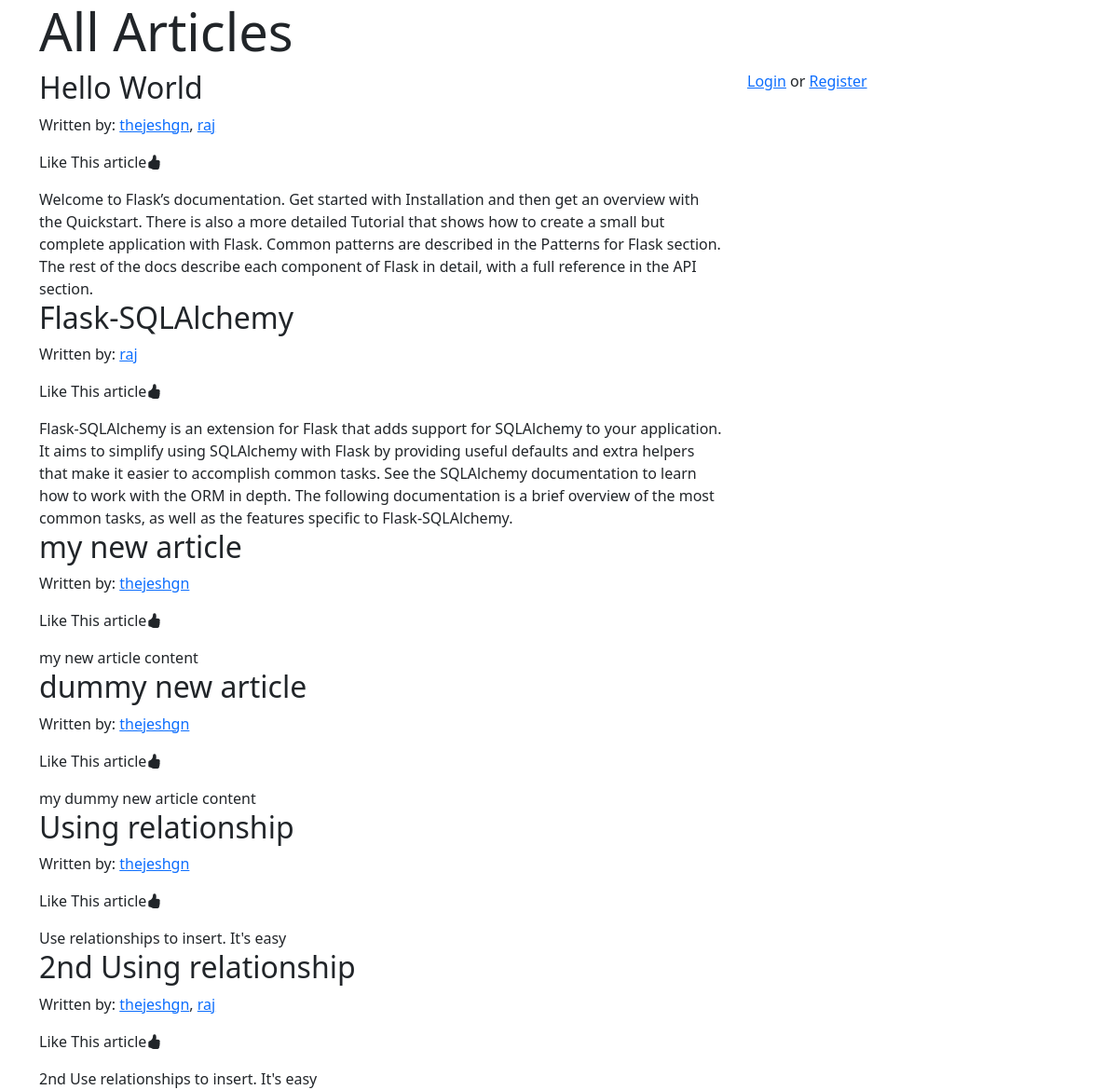
The page / on the database its author committed.
### application/models.py (models this page shows)
class Article(db.Model):
    __tablename__ = "article"
    article_id = db.Column(db.Integer, primary_key=True, autoincrement=True)
    title = db.Column(db.String)
    content = db.Column(db.String)
    authors = db.relationship("User", secondary="article_authors")

class User(db.Model, UserMixin):
    __tablename__ = "user"
    id = db.Column(db.Integer, autoincrement=True, primary_key=True)
    username = db.Column(db.String)
    email = db.Column(db.String, unique=True)
    password = db.Column(db.String(255))
    active = db.Column(db.Boolean())
    roles = db.relationship(
        "Role", secondary=roles_users, backref=db.backref("users", lazy="dynamic")
    )

### application/controllers.py (the view)
@app.route("/", methods=["GET", "POST"])
def articles():
    articles = Article.query.all()
    return render_template("articles.html", articles=articles)

### templates/articles.html (shortened to what this page needs)
<!DOCTYPE html>
<html>
    <head>
        <link rel="stylesheet" type="text/css" href="{{ url_for('static', filename='bootstrap/css/bootstrap.min.css') }}"/>
        <link rel="stylesheet" type="text/css" href="{{ url_for('static', filename='style.css') }}"/>
        <link rel="stylesheet" href="https://cdn.jsdelivr.net/npm/bootstrap-icons@1.6.1/font/bootstrap-icons.css">
    </head>
    <body>
        <div class="container">
            <div class="jumbotron">
                <h1 class="display-4">All Articles</h1>
            </div>
            <div class="row">
                <div class="col-md-8">
                    {% for article in articles %}
                        <div>
                            <h2>{{ article["title"]}}</h2>
                            <p>Written by:
                                {% for author in article["authors"] %}
                                    <a href='/articles_by/{{ author["username"] }}'>{{ author["username"] }}</a>{% if not loop.last %},{% endif %}
                                {% endfor %}
                            </p>
                            <p>Like This article<i data-article_id="{{article["article_id"]}}" class="bi bi-hand-thumbs-up-fill like-icon" ></i></p>
                            <div>
                                {{ article["content"]}}
                            </div>
                        </div>
                    {% endfor %}
                </div>
                <div class ="col-md-4">
                    {% include 'sidebar.html' %}
                </div>
            </div>
        </div>
    </body>
</html>

### templates/sidebar.html
{% if current_user.is_authenticated %}
Hi {{current_user.username}}, Welcome.
<br> Your role:
{% for role in current_user.roles %}
{{role.name}}
{% endfor %}
<br>
<a href="/logout">Logout</a>
{% else %}
<a href="/login">Login</a> or <a href="/register">Register</a>
{% endif %}

### rows shown on the page
Article: title "Hello World", content "Welcome to Flask’s documentation. Get started with Installation and then get an overview with the Quickstart. There is also a more detailed Tutorial that shows how to create a small but complete application with Flask. Common patterns are described in the Patterns for Flask section. The rest of the docs describe each component of Flask in detail, with a full reference in the API section."
User: username "thejeshgn"
User: username "raj"
Article: title "Flask-SQLAlchemy", content "Flask-SQLAlchemy is an extension for Flask that adds support for SQLAlchemy to your application. It aims to simplify using SQLAlchemy with Flask by providing useful defaults and extra helpers that make it easier to accomplish common tasks. See the SQLAlchemy documentation to learn how to work with the ORM in depth. The following documentation is a brief overview of the most common tasks, as well as the features specific to Flask-SQLAlchemy."
Article: title "my new article", content "my new article content"
Article: title "dummy new article", content "my dummy new article content"
Article: title "Using relationship", content "Use relationships to insert. It's easy"
Article: title "2nd Using relationship", content "2nd Use relationships to insert. It's easy"
